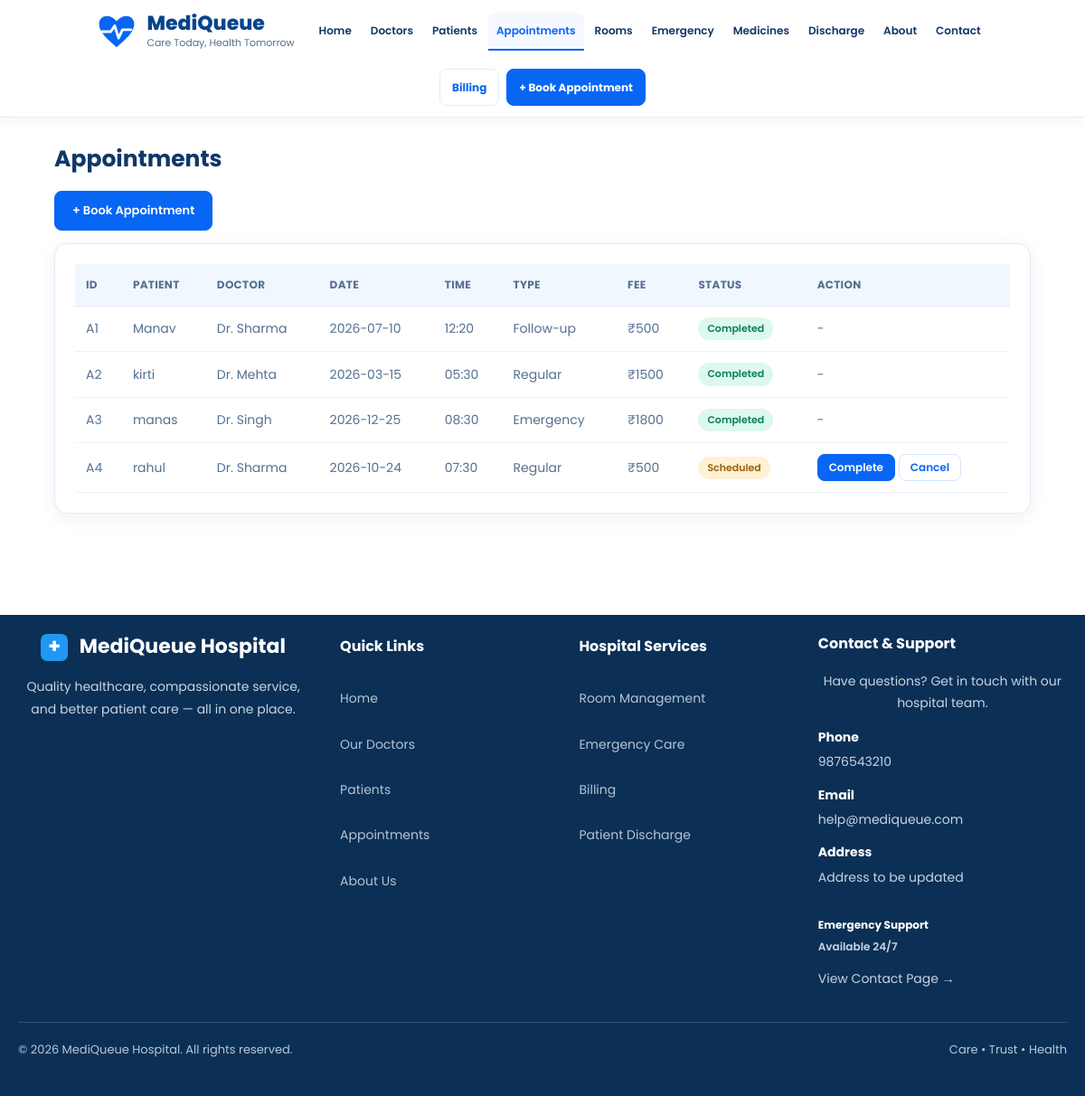
The app's page /appointments with its own data.
### tables this page shows
CREATE TABLE appointments (
                appointment_id TEXT PRIMARY KEY,
                patient_id TEXT NOT NULL,
                doctor_id TEXT NOT NULL,
                appointment_date TEXT NOT NULL,
                appointment_time TEXT NOT NULL,
                appointment_type TEXT NOT NULL,
                status TEXT NOT NULL DEFAULT 'Scheduled',
                FOREIGN KEY (patient_id) REFERENCES patients(patient_id),
                FOREIGN KEY (doctor_id) REFERENCES doctors(doctor_id)
            );

CREATE TABLE patients (
                patient_id TEXT PRIMARY KEY,
                name TEXT NOT NULL,
                age INTEGER NOT NULL,
                phone TEXT NOT NULL,
                email TEXT,
                disease TEXT,
                blood_group TEXT,
                medical_history TEXT DEFAULT ''
            );

CREATE TABLE doctors (
                doctor_id TEXT PRIMARY KEY,
                name TEXT NOT NULL,
                specialization TEXT NOT NULL,
                experience INTEGER NOT NULL,
                is_available INTEGER NOT NULL DEFAULT 1,
                consultation_fee REAL NOT NULL DEFAULT 0
            );

### app.py (the view)
@app.route("/appointments")
def show_appointments():
    patients = load_patients()
    doctors = load_doctors()
    appointments = load_appointments(patients, doctors)
    return render_template(
        "appointments.html",
        appointments=appointments,
        error=None,
    )

### app.py (called while the page is built)
def load_patients():
    with get_connection() as conn:
        rows = conn.execute(
            "SELECT * FROM patients ORDER BY rowid"
        ).fetchall()
        records = conn.execute(
            """
            SELECT patient_id, record
            FROM medical_records
            ORDER BY id
            """
        ).fetchall()
    history = {}
    for row in records:
        history.setdefault(row["patient_id"], []).append(row["record"])
    patients = []
    for row in rows:
        patient = Patient(
            row["patient_id"],
            row["name"],
            row["age"],
            row["phone"],
            row["email"] or "",
            row["disease"] or "",
            row["blood_group"] or "",
        )
        for record in history.get(patient.patient_id, []):
            patient.add_medical_record(record)
        patients.append(patient)
    return patients

def load_doctors():
    with get_connection() as conn:
        rows = conn.execute(
            "SELECT * FROM doctors ORDER BY rowid"
        ).fetchall()
    doctors = []
    for row in rows:
        doctor_class = DOCTOR_TYPES.get(
            row["specialization"], GeneralPhysician
        )
        doctor = doctor_class(
            row["doctor_id"],
            row["name"],
            row["specialization"],
            row["experience"],
            bool(row["is_available"]),
        )
        doctors.append(doctor)
    return doctors

### database.py (called while the page is built)
def get_connection():
    conn = sqlite3.connect(DATABASE_PATH)
    conn.row_factory = sqlite3.Row
    conn.execute("PRAGMA foreign_keys = ON")
    return conn

### doctors.py (called while the page is built)
    def calculate_consultation_fee(self):
        return 500

    def calculate_consultation_fee(self):
        return 1500

    def calculate_consultation_fee(self):
        return 1800

### templates/appointments.html (shortened to what this page needs)
{% extends "base.html" %}
{% block content %}
    <h2>Appointments</h2>
    <p><a href="/book" class="btn">+ Book Appointment</a></p>
    <div class="card">
        {% if appointments %}
        <table>
            <tr>
                <th>ID</th>
                <th>Patient</th>
                <th>Doctor</th>
                <th>Date</th>
                <th>Time</th>
                <th>Type</th>
                <th>Fee</th>
                <th>Status</th>
                <th>Action</th>
            </tr>
            {% for a in appointments %}
            {% set cls = {'Scheduled': 'wa', 'Completed': 'ok', 'Cancelled': 'no', 'Emergency': 'no'}[a.status] %}
            <tr>
                <td>{{ a.appointment_id }}</td>
                <td>{{ a.patient.name }}</td>
                <td>{{ a.doctor.name }}</td>
                <td>{{ a.date }}</td>
                <td>{{ a.time }}</td>
                <td>{{ a.appointment_type }}</td>
                <td>₹{{ a.doctor.calculate_consultation_fee() }}</td>
                <td><span class="tag {{ cls }}">{{ a.status }}</span></td>
                <td>
                    {% if a.status in ['Scheduled', 'Emergency'] %}
                    <form method="POST" action="/appointments/{{ a.appointment_id }}/complete" class="inline">
                        <button type="submit" class="btn small">Complete</button>
                    </form>
                    <form method="POST" action="/appointments/{{ a.appointment_id }}/cancel" class="inline">
                        <button type="submit" class="btn small light">Cancel</button>
                    </form>
                    {% else %}
                    -
                    {% endif %}
                </td>
            </tr>
            {% endfor %}
        </table>
        {% else %}
        <p>No appointments scheduled yet.</p>
        {% endif %}
    </div>
{% endblock %}

### static/style.css (style rules this page uses)
:root { --primary-blue: #0866F5; --primary-hover: #0756D3; --dark-blue: #103768; --navy-blue: #0B2F55; --light-blue: #EAF6FF; --page-bg: #F8FBFF; --white: #FFFFFF; --text-color: #55708F; --border-color: #E1ECF8; --green: #10B995; --purple: #6338D4; --red: #F04452; --orange: #FFA500; --shadow: 0 5px 20px rgba(16, 55, 104, 0.07); }
* { box-sizing: border-box; }
html { scroll-behavior: smooth; scroll-padding-top: 100px; }
body { margin: 0; font-family: "Poppins", Arial, sans-serif; background: var(--white); color: var(--dark-blue); font-size: 14px; line-height: 1.6; }
a { color: var(--primary-blue); text-decoration: none; }
h1, h2, h3, h4 { color: var(--dark-blue); line-height: 1.3; }
h2 { font-size: 25px; font-weight: 700; margin: 0 0 18px; }
p { color: var(--text-color); }
button, input, select, textarea { font-family: inherit; }
.btn { display: inline-block; padding: 11px 19px; color: var(--white); background: var(--primary-blue); border: 1px solid var(--primary-blue); border-radius: 8px; font-size: 13px; font-weight: 600; text-align: center; cursor: pointer; transition: 0.2s ease; }
.btn.white, .btn.light { color: var(--primary-blue); background: var(--white); border-color: #D5E5FA; }
.btn.small { padding: 5px 12px; font-size: 12px; }
.card { margin-bottom: 22px; padding: 22px; overflow-x: auto; background: var(--white); border: 1px solid var(--border-color); border-radius: 14px; box-shadow: var(--shadow); }
table { width: 100%; border-collapse: collapse; background: var(--white); }
th { padding: 13px 12px; color: #55708F; background: #F1F7FF; border-bottom: 1px solid var(--border-color); font-size: 12px; font-weight: 700; text-align: left; text-transform: uppercase; letter-spacing: 0.3px; }
td { padding: 12px; color: var(--text-color); border-bottom: 1px solid #EDF2F8; }
.tag { display: inline-block; padding: 4px 10px; border-radius: 30px; font-size: 11px; font-weight: 600; }
.ok { color: #087F5B; background: #DDF8EC; }
.wa { color: #9A6200; background: #FFF1D6; }
form { display: flex; flex-direction: column; gap: 12px; max-width: 450px; }
form.inline { display: inline-flex; flex-direction: row; align-items: center; max-width: none; }

### records on screen
appointments: appointment_id "A1", patient.name "Manav", doctor.name "Dr. Sharma", date "2026-07-10", time "12:20", appointment_type "Follow-up", doctor.calculate_consultation_fee "500", status "Completed"
appointments: appointment_id "A2", patient.name "kirti", doctor.name "Dr. Mehta", date "2026-03-15", time "05:30", appointment_type "Regular", doctor.calculate_consultation_fee "1500", status "Completed"
appointments: appointment_id "A3", patient.name "manas", doctor.name "Dr. Singh", date "2026-12-25", time "08:30", appointment_type "Emergency", doctor.calculate_consultation_fee "1800", status "Completed"
appointments: appointment_id "A4", patient.name "rahul", doctor.name "Dr. Sharma", date "2026-10-24", time "07:30", appointment_type "Regular", doctor.calculate_consultation_fee "500", status "Scheduled"
